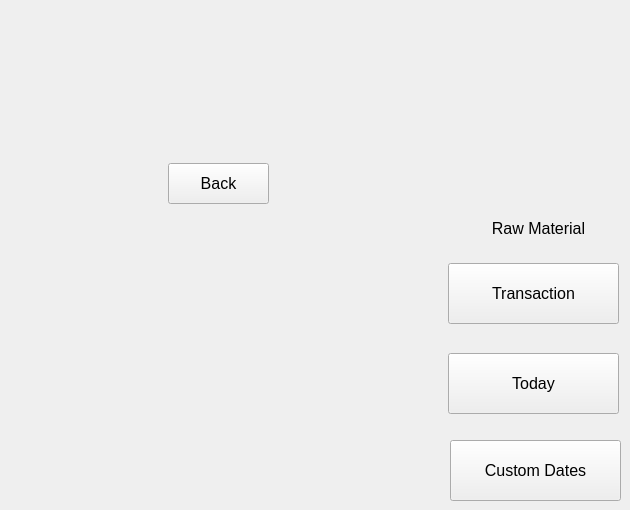
    <widget class="QWidget" name="rm_view_2">
     <widget class="QPushButton" name="view_trans">
      <property name="geometry">
       <rect>
        <x>448</x>
        <y>263</y>
        <width>171</width>
        <height>61</height>
       </rect>
      </property>
      <property name="font">
       <font>
        <pointsize>12</pointsize>
       </font>
      </property>
      <property name="text">
       <string>Transaction</string>
      </property>
     </widget>
     <widget class="QPushButton" name="view_today">
      <property name="geometry">
       <rect>
        <x>448</x>
        <y>353</y>
        <width>171</width>
        <height>61</height>
       </rect>
      </property>
      <property name="font">
       <font>
        <pointsize>12</pointsize>
       </font>
      </property>
      <property name="text">
       <string>Today</string>
      </property>
     </widget>
     <widget class="QPushButton" name="op_back">
      <property name="geometry">
       <rect>
        <x>168</x>
        <y>163</y>
        <width>101</width>
        <height>41</height>
       </rect>
      </property>
      <property name="font">
       <font>
        <pointsize>12</pointsize>
       </font>
      </property>
      <property name="text">
       <string>Back</string>
      </property>
     </widget>
     <widget class="QLabel" name="label_30">
      <property name="geometry">
       <rect>
        <x>458</x>
        <y>213</y>
        <width>161</width>
        <height>31</height>
       </rect>
      </property>
      <property name="font">
       <font>
        <pointsize>12</pointsize>
       </font>
      </property>
      <property name="text">
       <string>Raw Material</string>
      </property>
      <property name="alignment">
       <set>Qt::AlignCenter</set>
      </property>
     </widget>
     <widget class="QPushButton" name="view_custom">
      <property name="geometry">
       <rect>
        <x>450</x>
        <y>440</y>
        <width>171</width>
        <height>61</height>
       </rect>
      </property>
      <property name="font">
       <font>
        <pointsize>12</pointsize>
       </font>
      </property>
      <property name="text">
       <string>Custom Dates</string>
      </property>
     </widget>
    </widget>
